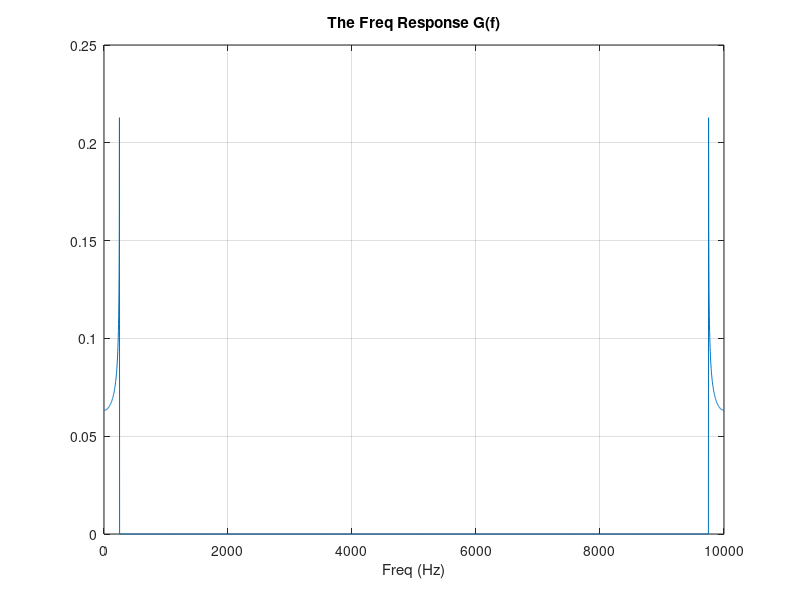
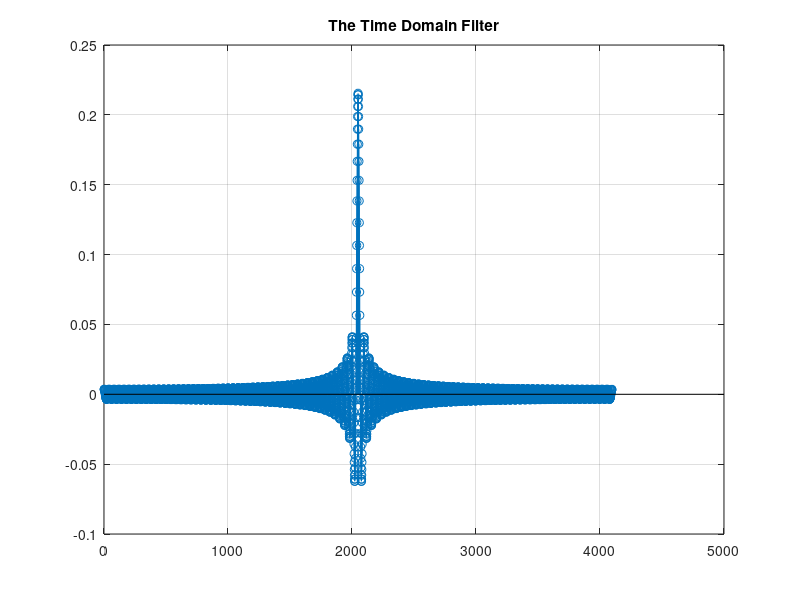
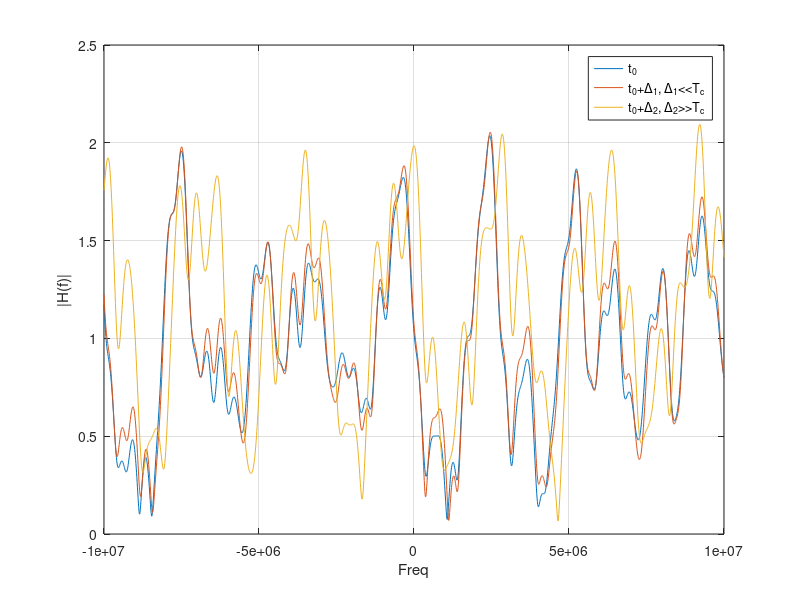

These figures' MATLAB source, in order:
close all; clear; clc;

V=30;
f_c=2.5e9;

f_max=f_c*V/3e8;

Fs=f_max*40; % Oversampling - to allow looking at close enough temporal separations

% Create the Shaping Filter
N=4*1024; % FIR Length

% Constuct the Jakes PSD
FreqAxis=[0:N/2-1,  -N/2:-1]/N*Fs;
Sf=real(1./f_max./1./sqrt(1-(FreqAxis/f_max).^2));
Sf(Sf==inf)=0;

% The shaping filter
Gf=Sf.^(.5);
gt=fftshift(ifft(Gf));
gt=gt./norm(gt); % Normalize for unit variance

plot(linspace(0,Fs-Fs/length(Gf), length(Gf)),Gf); grid on;  
title('The Freq Response G(f)'); 
xlabel('Freq (Hz)'); figure; 
 
stem(gt); grid on; 
title('The Time Domain Filter')

% Generate the Fading Processes
PathPowerdB=[0 -1 -9 -10 -15 -20];
PowerCoeff=10.^(PathPowerdB./20);
PathDelay=[0 310 710 1090 1730 2510]*1e-9;


N_samples=100000;
N_samples_withGuards=N_samples+N-1;

a=zeros(length(PathPowerdB),N_samples);


for k=1:length(PathPowerdB);
    WhiteNoiseVec=(randn(1,N_samples_withGuards)+1i*randn(1,N_samples_withGuards))/sqrt(2);
    AfterGt=conv(WhiteNoiseVec,gt);
    a(k,:)=AfterGt(N:N_samples+N-1)*PowerCoeff(k); % Also add the right power to each process
end;


CoherenceTime=1/5/f_max;

ShortPeriod=CoherenceTime/8; ShortPeriodInSamples=fix(ShortPeriod*Fs);
LongPeriod=CoherenceTime*10;  LongPeriodInSamples=fix(LongPeriod*Fs);

% Compute the Channel Responses (usually through FFT, but here through the definition)

RequiredSamples=[1, 1+ShortPeriodInSamples,1+LongPeriodInSamples ];

FreqRange=[-10:.01:10]*1e6;
FreqResponses=zeros(length(RequiredSamples),length(FreqRange));

for k=1:length(RequiredSamples),
    for kk=1:length(PathPowerdB),
        FreqResponses(k,:)=FreqResponses(k,:)+a(kk,RequiredSamples(k))*exp(-1i*2*pi*PathDelay(kk).*FreqRange);
    end;
end;

figure; 
plot(FreqRange, abs(FreqResponses).'); grid;
legend('t_0','t_0+\Delta_1, \Delta_1<<T_c','t_0+\Delta_2, \Delta_2>>T_c')
xlabel('Freq'); ylabel('|H(f)|')